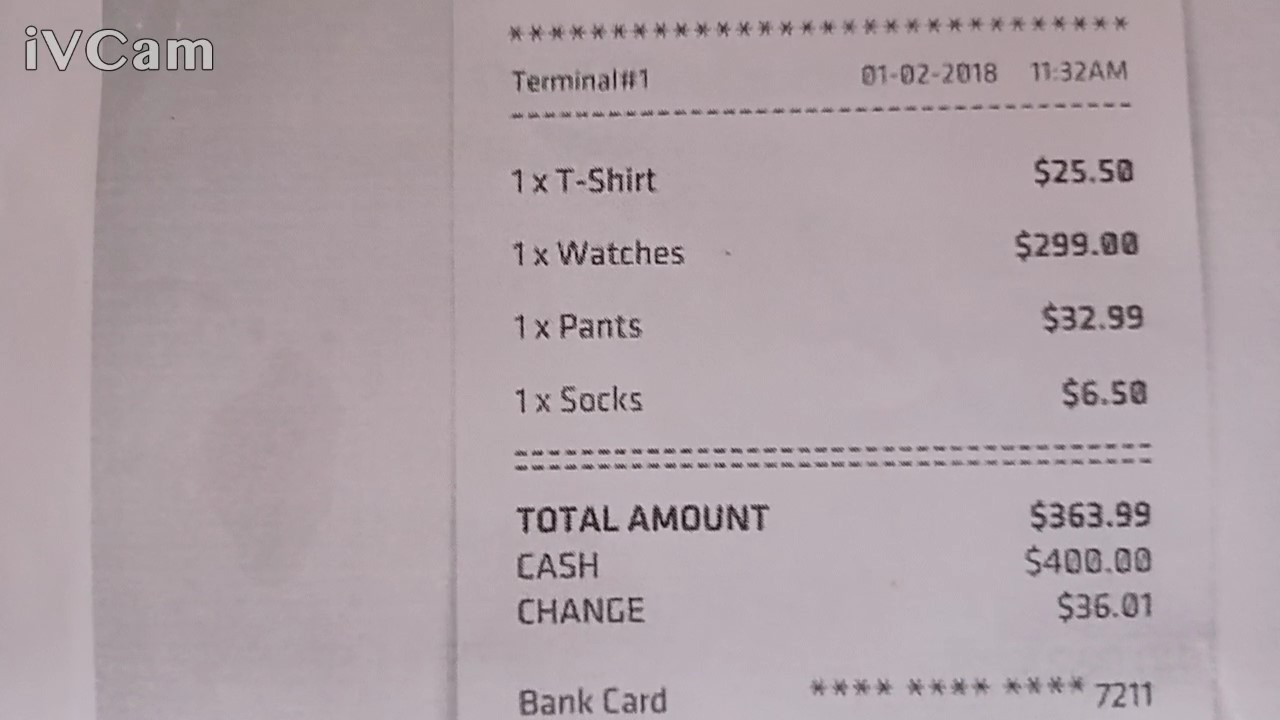
#> input picture iVCam Final Code/1.jpg, 1280 x 720 px
$ python check.py
#> lines starting #> are read from the running program, lines starting #| are printed output that depends on the picture; after the words box and inside, x2 and y2 are one past the last pixel; in counts of white or black regions, pixels touching at a corner belong together
import numpy as np
import cv2
import re
from matplotlib import pyplot as plt

path = ""
image = cv2.imread("1.jpg")
#> image is the input picture: shape (720, 1280, 3); mean B, G, R 166.2, 160.7, 173.9

def blur_and_threshold(gray):
    gray = cv2.GaussianBlur(gray, (3, 3), 2)
    threshold = cv2.adaptiveThreshold(gray, 255, cv2.ADAPTIVE_THRESH_GAUSSIAN_C, cv2.THRESH_BINARY, 11, 2)
    threshold = cv2.fastNlMeansDenoising(threshold, 11, 31, 9)
    return threshold

def biggest_contour(contours, min_area):
    biggest = None
    max_area = 0
    biggest_n = 0
    approx_contour = None
    for n, i in enumerate(contours):
        area = cv2.contourArea(i)

        if area > min_area / 10:
            peri = cv2.arcLength(i, True)
            approx = cv2.approxPolyDP(i, 0.02 * peri, True)
            if area > max_area and len(approx) == 4:
                biggest = approx
                max_area = area
                biggest_n = n
                approx_contour = approx

    return biggest_n, approx_contour


# [61 lines left out: functions order_points, four_point_transform, not called in this run]


# # Transformation the image

# **1. Convert the image to grayscale**

# **2. Remove noise and smoothen out the image by applying blurring and thresholding techniques**

# **3. Use Canny Edge Detection to find the edges**

# **4. Find the biggest contour and crop it out**


def transformation(image):
    image = image.copy()

    height, width, channels = image.shape
    gray = cv2.cvtColor(image, cv2.COLOR_BGR2GRAY)
    image_size = gray.size

    threshold = blur_and_threshold(gray)
    # We need two threshold values, minVal and maxVal. Any edges with intensity gradient more than maxVal
    # are sure to be edges and those below minVal are sure to be non-edges, so discarded.
    #  Those who lie between these two thresholds are classified edges or non-edges based on their connectivity.
    # If they are connected to "sure-edge" pixels, they are considered to be part of edges.
    #  Otherwise, they are also discarded
    edges = cv2.Canny(threshold, 50, 150, apertureSize=7)
    contours, hierarchy = cv2.findContours(edges, cv2.RETR_EXTERNAL, cv2.CHAIN_APPROX_SIMPLE)
    simplified_contours = []

    for cnt in contours:
        hull = cv2.convexHull(cnt)
        simplified_contours.append(cv2.approxPolyDP(hull,
                                                    0.001 * cv2.arcLength(hull, True), True))
    simplified_contours = np.array(simplified_contours,dtype=object)
    biggest_n, approx_contour = biggest_contour(simplified_contours, image_size)

    threshold = cv2.drawContours(image, simplified_contours, biggest_n, (0, 255, 0), 1)

    dst = 0
    if approx_contour is not None and len(approx_contour) == 4:
        approx_contour = np.float32(approx_contour)
        dst = four_point_transform(threshold, approx_contour)
    croppedImage = dst
    return croppedImage


# **Increase the brightness of the image by playing with the "V" value (from HSV)**

def increase_brightness(img, value=30):
    hsv = cv2.cvtColor(img, cv2.COLOR_BGR2HSV)
    h, s, v = cv2.split(hsv)
    lim = 255 - value
    v[v > lim] = 255
    v[v <= lim] += value
    final_hsv = cv2.merge((h, s, v))
    img = cv2.cvtColor(final_hsv, cv2.COLOR_HSV2BGR)
    return img


# **Sharpen the image using Kernel Sharpening Technique**


def final_image(rotated):
    # Create our shapening kernel, it must equal to one eventually
    kernel_sharpening = np.array([[0, -1, 0],
                                  [-1, 5, -1],
                                  [0, -1, 0]])
    # applying the sharpening kernel to the input image & displaying it.
    sharpened = cv2.filter2D(rotated, -1, kernel_sharpening)
    sharpened = increase_brightness(sharpened, 30)
    return sharpened


# ## 1. Pass the image through the transformation function to crop out the biggest contour

# ## 2. Brighten & Sharpen the image to get a final cleaned image

blurred_threshold = transformation(image)
#> in blur_and_threshold, `threshold = cv2.adaptiveThreshold(gray, 255, cv2.ADAPTIVE_THRESH_GAUSS..`:
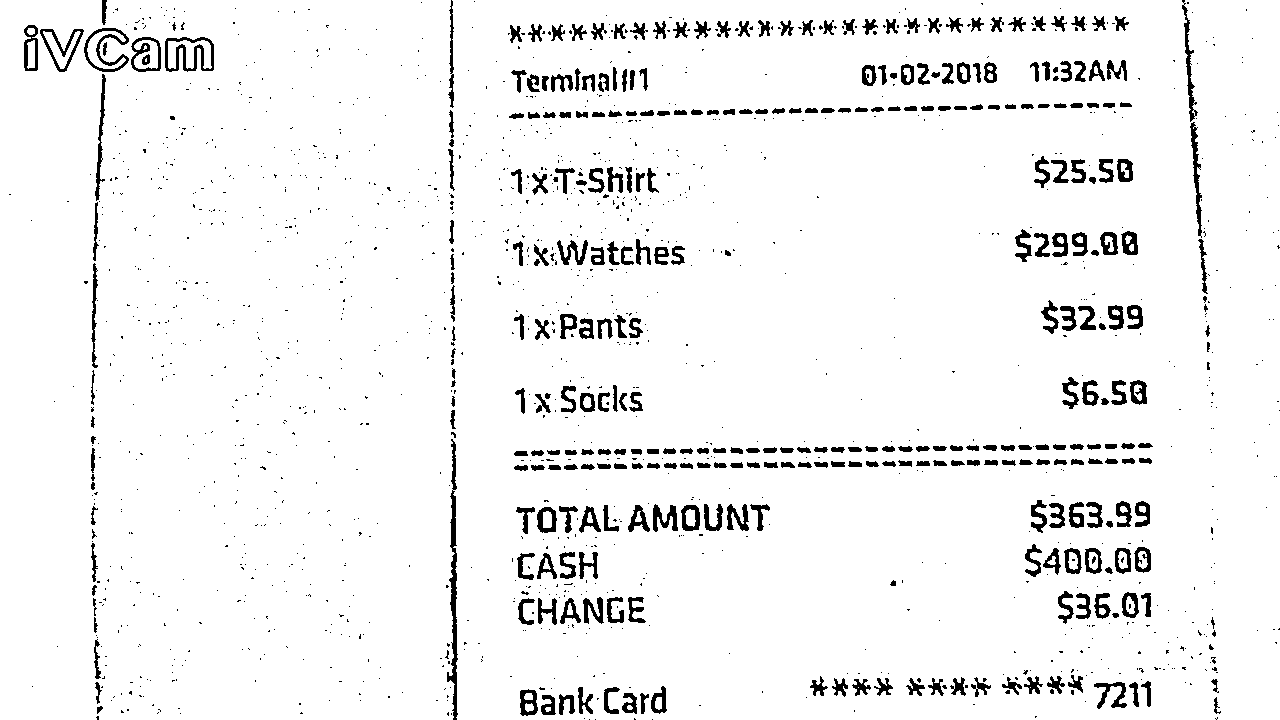
#> threshold: shape (720, 1280); 94.9% white; 1633 black regions (1283 under 20 px), largest, box (x1, y1, x2, y2) and area: (447, 439, 458, 720) 1216, (165, 37, 214, 72) 691, (84, 28, 129, 72) 589
#> in transformation, `edges = cv2.Canny(threshold, 50, 150, apertureSize=7)`:
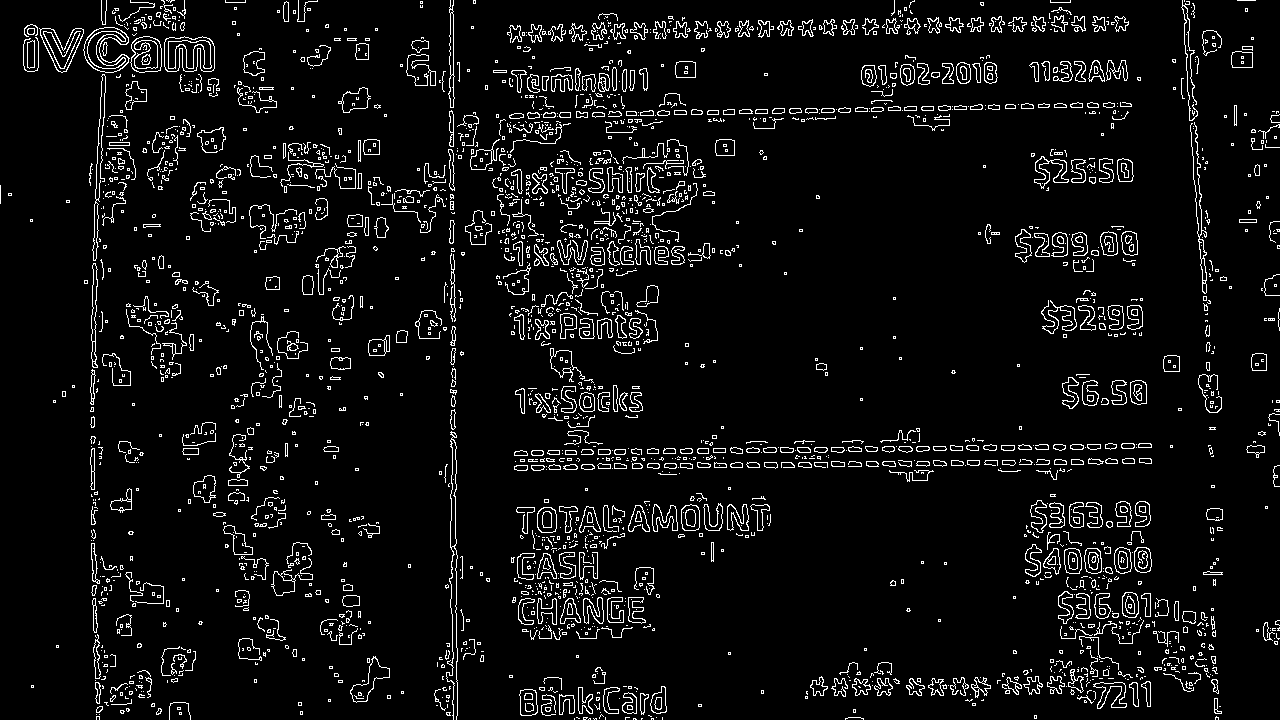
#> edges: shape (720, 1280); 6% white in thin lines or dots
#> in transformation, `contours, hierarchy = cv2.findContours(edges, cv2.RETR_EXTERNAL, cv2.C..`: contours = 2506 contours, 2097 with area under 20; largest, box (x1, y1, x2, y2) and area: (164, 36, 215, 72) 1485, (83, 27, 130, 73) 1162, (39, 28, 84, 73) 982, (130, 36, 162, 73) 950, (350, 656, 390, 703) 617
#> the loop in transformation, `for cnt in contours:` made 2506 passes
#> hull on passes 1, 3, 4: [[653, 718], [653, 719], [651, 719], [651, 718]], [[635, 718], [636, 719], [633, 719], [633, 718]], [[596, 718], [596, 719], [594, 719], [593, 718]]
#> after the loop in transformation, `for cnt in contours:`: simplified_contours = 2506 contours, 1789 with area under 20; largest, box (x1, y1, x2, y2) and area: (446, 431, 458, 720) 2456, (83, 27, 130, 73) 1694, (164, 36, 215, 72) 1690, (652, 183, 698, 242) 1284, (39, 28, 84, 73) 1246
#> the loop in biggest_contour, `for n, i in enumerate(contours):` made 2506 passes
#> area on passes 7, 27, 32: 33, 22.5, 28.5
#> after the loop in biggest_contour, `for n, i in enumerate(contours):`: biggest_n = 0
#> blurred_threshold = 0
cleaned_image = final_image(blurred_threshold)
#> in final_image, `sharpened = cv2.filter2D(rotated, -1, kernel_sharpening)`: sharpened = [0, 0, 0, 0]
#> (the run stopped early here; a loop or call above may not have finished)
